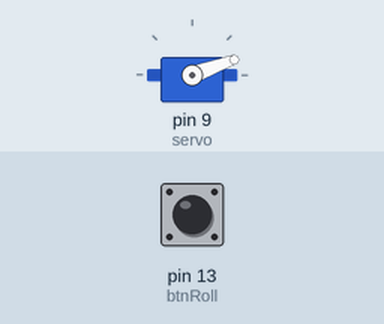
Bench run of a sketch on a simulated Arduino Uno, built with avr-gcc and run on an emulated ATmega328P. Shown: servo. The test bench sets the inputs (shaded band); at power-on: pin 13 (btnRoll) HIGH. Random numbers use the default seed unless the sketch sets one.

Above: at 0.1 s.
At 1.1 s:
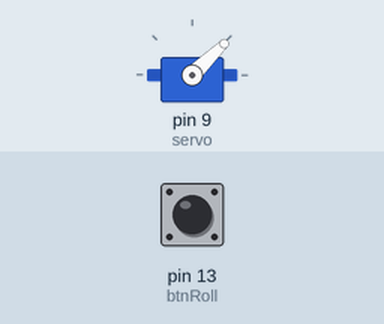
At 2.1 s:
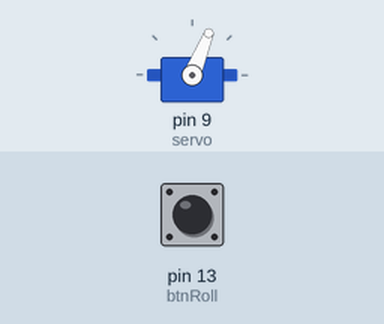
At 5.1 s:
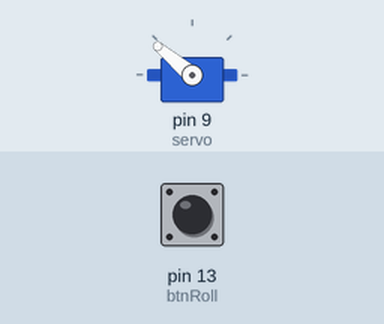
Timing chart, 0 to 6.6 s (numbered marks = the images above):
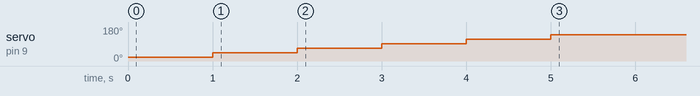

The sketch:

RollDice.ino
```cpp
/*
  Example sketch RollDice.ino version 7.01.
  From Kjell & Company's book "Hur funkar Arduino?" version 7.01.
  From Kjell & Company's book "Hvordan virker Arduino?" version 7.01.

  This code is in the public domain.
*/


// Include the button and servo library
#include <Button.h>
#include <Servo.h>

// Create a button object on GPIO pin 13
Button btnRoll(13);

// Create a new servo object
Servo servo;

void setup() {

  // Start button
  btnRoll.begin();

  // Attach the servo on pin 9 to the servo object
  servo.attach(9);

  // Initialise a pseudo-random number generator
  randomSeed(analogRead(0));

  // Move servo to position zero
  servo.write(0);

  // Show steps for calibration
  for(int i = 1; i < 7;i++){
     setDice(i);
     delay(1000);
  }
}

void loop() {

  // Roll dice
  if (btnRoll.released()) {
    upDown();
    setDice(random(1, 7));
  }
}

void upDown() {

  // Move servo up and down
  setDice(6);
  delay(600);
  setDice(1);
  delay(600);
}

void setDice(int number) {

  // Map scale
  int dicePointer = map(number, 1, 6, 20, 140);

  // Move servo
  servo.write(dicePointer);
}
```
